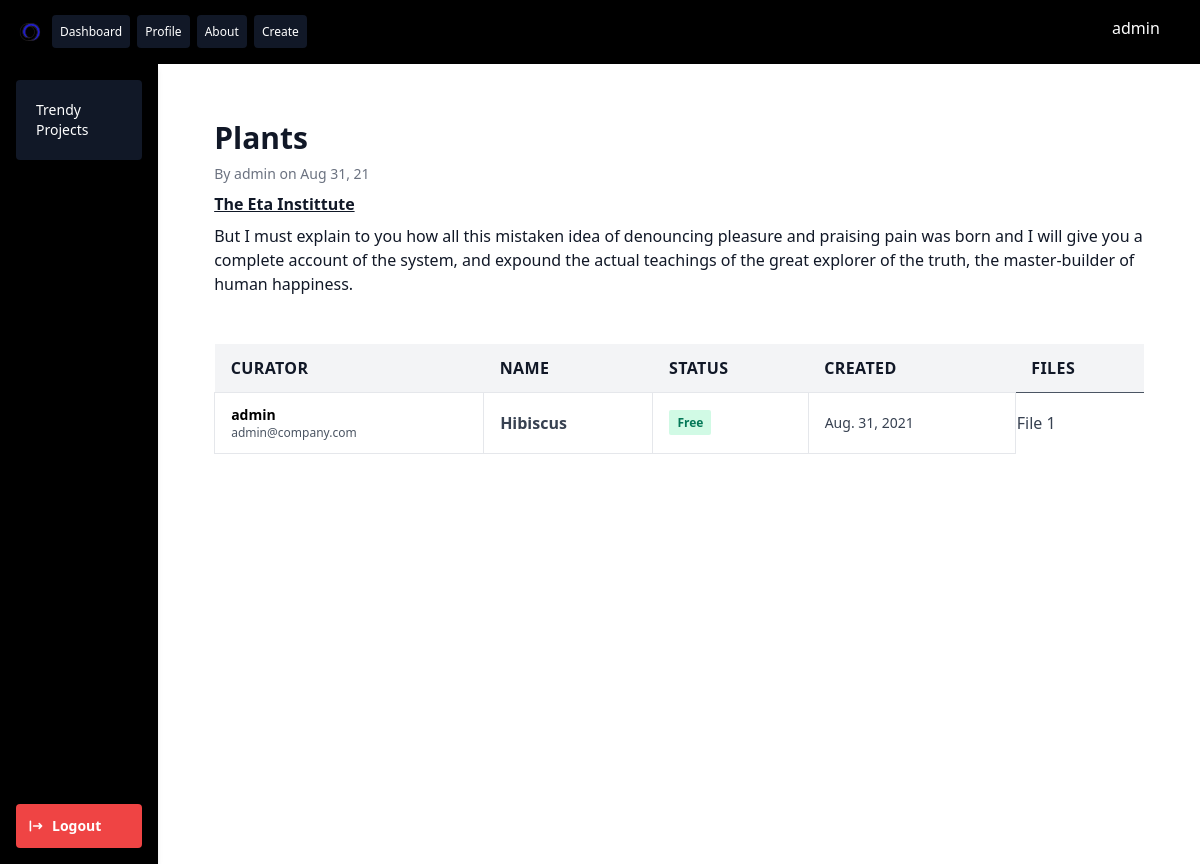
Screenshot of /projects/1/ (signed in) with the database file from the repository.
### dbschema/models.py (models this page shows, shortened)
class Project(models.Model):
    curator = models.ForeignKey(User,
                                related_name='projects',
                                on_delete=models.CASCADE)
    published = models.DateField(auto_now_add=True)
    modified_time = models.DateTimeField(auto_now=True)
    description = models.TextField()
    institute = models.CharField(max_length=255)
    name = models.CharField(max_length=255)
    dburl = models.URLField()
    samples = models.PositiveIntegerField()
    tags = TaggableManager()

class Dataset(models.Model):
    name = models.CharField(max_length=255)
    free = models.BooleanField(default=True) # the dataset is free by default
    curator = models.ForeignKey(User,
                                related_name='curator',
                                on_delete=models.CASCADE)
    database = models.ForeignKey(Project,
                                 related_name='datasets',
                                 on_delete=models.CASCADE)
    samples = models.PositiveIntegerField()
    created = models.DateField(auto_now_add=True)

class DatasetFile(models.Model):
    file = models.FileField(upload_to="files/%Y/%m/%d")
    dataset = models.ForeignKey(Dataset,
                                on_delete=models.CASCADE,
                                related_name='files')

### dbschema/views.py (the view)
# urls.py: path('<int:id>/', views.project_detail, name='project'),
def project_detail(request, id):
    project = get_object_or_404(Project, id=id)
    context = {
        'project':project,
    }
    return render(request, 'dbschema/project-detail.html', context)

### dbschema/templates/dbschema/project-detail.html
{% extends 'dbschema/base.html' %}
{% block content %}
    <section>
<div class="m-14 lg:flex lg:items-center lg:justify-between">
  <div class="flex-1 min-w-0">
    <h2 class="text-2xl font-bold leading-7 text-gray-900 sm:text-3xl sm:truncate">
        {{ project.name }}
    </h2>
    <div class="mt-1 flex flex-col sm:flex-row sm:flex-wrap sm:mt-0 sm:space-x-6">
      <div class="mt-2 flex items-center text-sm text-gray-500">
          By {{ project.curator }} on {{ project.published|date:"M d, y" }}
      </div>
    </div>
      <div class="mt-2 flex items-center text-md text-gray-900">
          <b><u>{{ project.institute }}</u></b>
      </div>
      <div class="mt-2 flex items-center text-md text-gray-900">
          <p>{{ project.description }}</p>
      </div>
      <br>
      <br>
      <table class="w-full">
        <thead>
          <tr class="text-md font-semibold tracking-wide text-left text-gray-900 bg-gray-100 uppercase border-b border-gray-600">
            <th class="px-4 py-3">Curator</th>
            <th class="px-4 py-3">Name</th>
            <th class="px-4 py-3">Status</th>
            <th class="px-4 py-3">Created</th>
            <th class="px-4 py-3">Files</th>
          </tr>
        </thead>
        <tbody class="bg-white">
        {% for data in project.datasets.all %}
          <tr class="text-gray-700">
            <td class="px-4 py-3 border">
              <div class="flex items-center text-sm">
                <div>
                  <p class="font-semibold text-black">{{ data.curator.username }}</p>
                  <p class="text-xs text-gray-600">{{ data.curator.email }}</p>
                </div>
              </div>
            </td>
            <td class="px-4 py-3 text-ms font-semibold border">{{ data.name }}</td>
            <td class="px-4 py-3 text-xs border">
                {% if data.free %}
                    <span class="px-2 py-1 font-semibold leading-tight text-green-700 bg-green-100 rounded-sm"> Free </span>
                {% else %}
                    <span class="px-2 py-1 font-semibold leading-tight text-gray-700 bg-gray-100 rounded-sm"> Private </span>
                {% endif %}
            </td>
            <td class="px-4 py-3 text-sm border">{{ data.created}}</td>
          <td>
          {% for file in data.files.all %}
              <a href="#">
                  File {{ forloop.counter }}
              </a>
          {% endfor %}
          </td>
          </tr>
        {% endfor %}
        </tbody>
      </table>
  </div>
</div>
    </section>
{% endblock %}

### dbschema/templates/dbschema/base.html (shortened to what this page needs)
{% load static %}
<!doctype html>
<html lang="en">
<head>
    <link href="https://unpkg.com/tailwindcss@2.0.1/dist/tailwind.min.css" rel="stylesheet">
</head>
<body>
<header class="w-full bg-black p-4 flex justify-between items-center">
  <nav class="flex items-center">
    <img class="cursor-pointer w-7 h-7" src="{% static 'img/tt-design.svg' %}" />
    <div class="text-white text-xs hidden sm:block ml-2">
      <a href="#" class="bg-gray-900 hover:bg-gray-700 p-2 rounded cursor-pointer">Dashboard</a>
      <a href="#" class="bg-gray-900 hover:bg-gray-700 p-2 rounded cursor-pointer ml-1">Profile</a>
      <a href="#" class="bg-gray-900 hover:bg-gray-700 p-2 rounded cursor-pointer ml-1">About</a>
      <a href="#" class="bg-gray-900 hover:bg-gray-700 p-2 rounded cursor-pointer ml-1">Create</a>
    </div>
  </nav>
  <div class="mr-10 text-white w-8 h-8 cursor-pointer">
    {{ request.user.username }}
  </div>
</header>
<main class="flex w-full h-screen">
<aside class="w-80 h-screen bg-black shadow-md w-fulll hidden sm:block">
  <div class="flex flex-col justify-between h-screen p-4 bg-black">
      <div class="text-sm">
        <div class="bg-gray-900 text-white p-5 rounded cursor-pointer">Trendy Projects</div>
      </div>
      <div class="flex p-3 text-white bg-red-500 rounded cursor-pointer text-center text-sm">
        <button class="rounded inline-flex items-center">
          <span class="font-semibold">
              <a href="{% url 'logout' %}">
                Logout
              </a>
          </span>
        </button>
      </div>
  </div>
</aside>
    {% block content %}
    {% endblock %}
</main>
</body>
</html>

### rows the page displays
Project: name "Plants", curator "admin", published "Aug 31, 21", institute "The Eta Instittute", description "But I must explain to you how all this mistaken idea of denouncing pleasure and praising pain was born and I will give you a complete account of the system, and expound the actual teachings of the great explorer of the truth, the master-builder of human happiness."
Dataset: curator.username "admin", curator.email "admin@company.com", name "Hibiscus", free "Free", created "Aug. 31, 2021"

### other values shown
{{ request.user.username }} "admin"
